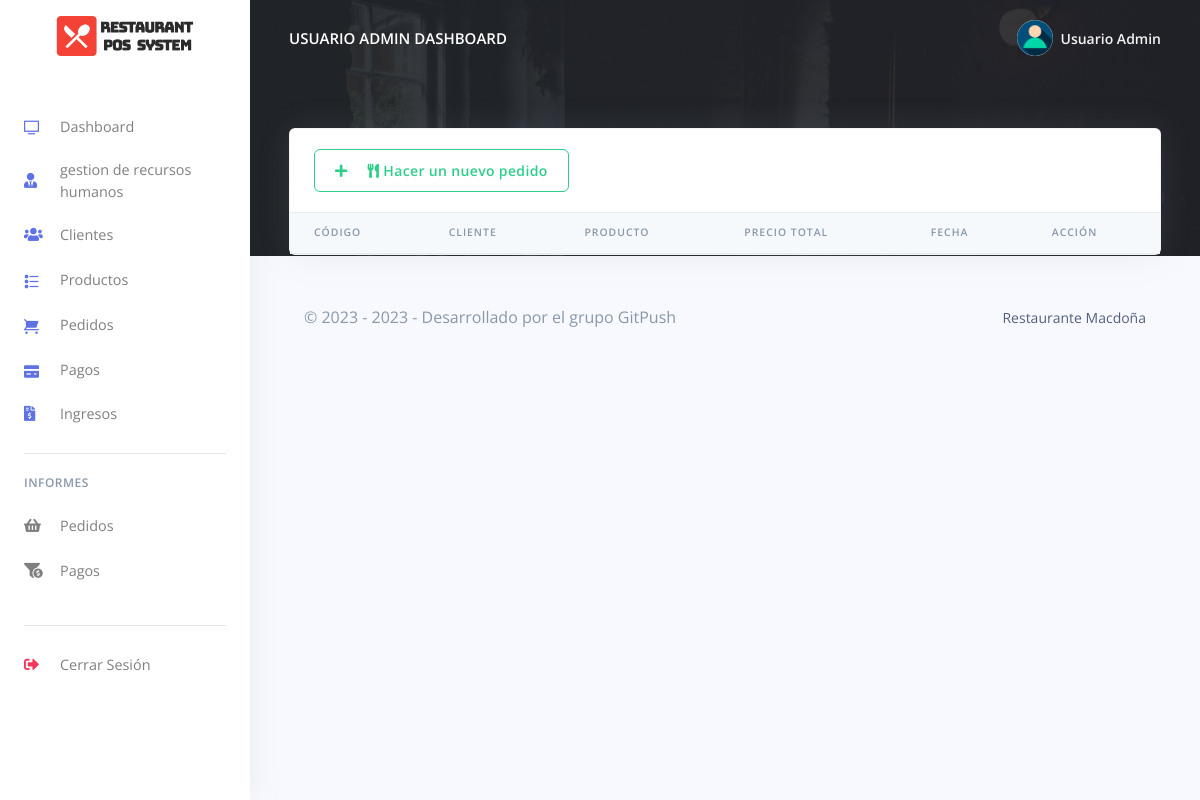
The page /Restro/admin/payments.php (signed in) on the database as committed earlier.
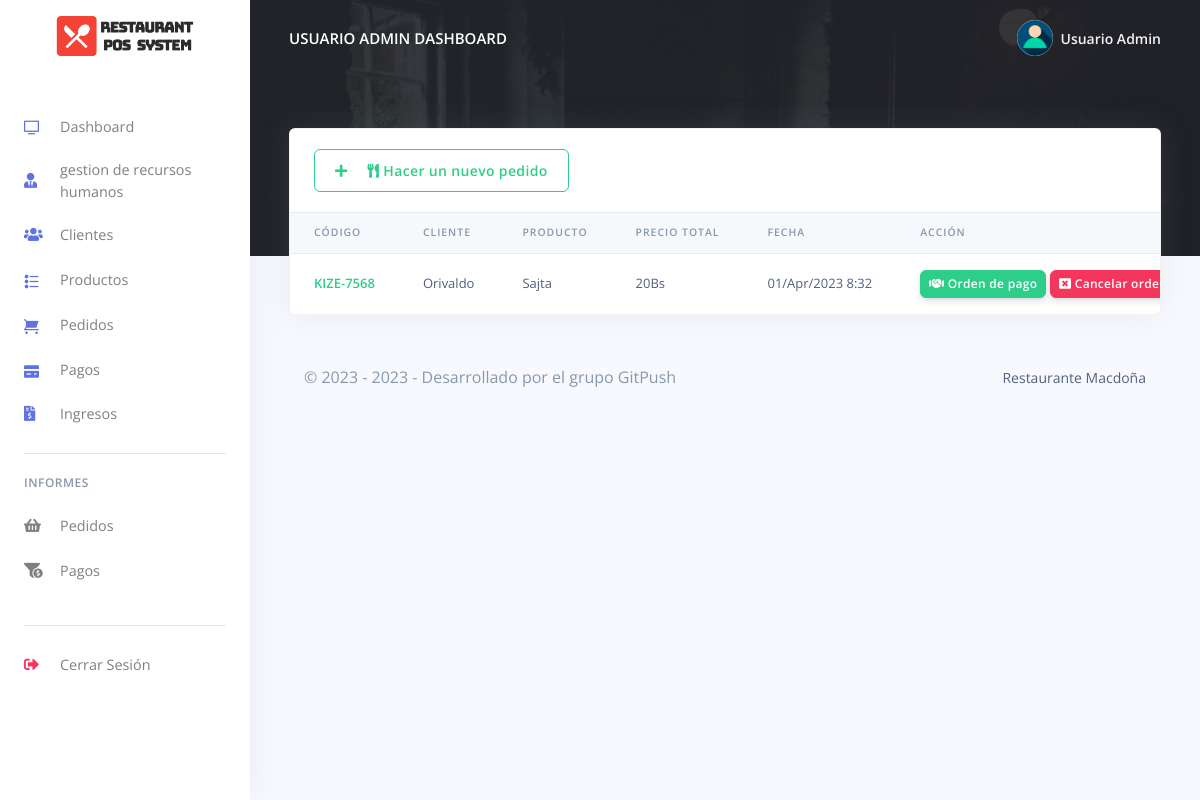
The same page on the database as committed later.
### tables this page shows
CREATE TABLE `rpos_admin` (
  `admin_id` varchar(200) NOT NULL,
  `admin_name` varchar(200) NOT NULL,
  `admin_email` varchar(200) NOT NULL,
  `admin_password` varchar(200) NOT NULL
);

CREATE TABLE `rpos_pedidos` (
  `pedido_id` varchar(200) NOT NULL,
  `pedido_code` varchar(200) NOT NULL,
  `cliente_id` varchar(200) NOT NULL,
  `cliente_nombre` varchar(200) NOT NULL,
  `prod_id` varchar(200) NOT NULL,
  `prod_nombre` varchar(200) NOT NULL,
  `prod_precio` varchar(200) NOT NULL,
  `prod_cant` varchar(200) NOT NULL,
  `pedido_status` varchar(200) NOT NULL,
  `created_at` timestamp(6) NOT NULL DEFAULT current_timestamp(6) ON UPDATE current_timestamp(6)
);

### Restro/admin/payments.php (the view, shortened to what the changed rows need)
<?php
include('config/config.php');
require_once('partials/_head.php');
?>
<body>
    <?php
    require_once('partials/_sidebar.php');
    ?>
    <div class="main-content">
        <?php
        require_once('partials/_topnav.php');
        ?>
        <div class="container-fluid mt--8">
            <div class="row">
                <div class="col">
                    <div class="card shadow">
                        <div class="table-responsive">
                            <table class="table align-items-center table-flush">
                                <thead class="thead-light">
                                    <tr>
                                        <th scope="col">CÓDIGO</th>
                                        <th scope="col">CLIENTE</th>
                                        <th scope="col">PRODUCTO</th>
                                        <th scope="col">PRECIO TOTAL</th>
                                        <th scope="col">FECHA</th>
                                        <th scope="col">ACCIÓN</th>
                                    </tr>
                                </thead>
                                <tbody>
                                    <?php
                                    $ret = "SELECT * FROM  rpos_pedidos WHERE pedido_status =''  ORDER BY `rpos_pedidos`.`created_at` DESC  ";
                                    $stmt = $mysqli->prepare($ret);
                                    $stmt->execute();
                                    $res = $stmt->get_result();
                                    while ($order = $res->fetch_object()) {
                                        $total = ($order->prod_precio * $order->prod_cant);
                                    ?>
                                        <tr>
                                            <th class="text-success" scope="row"><?php echo $order->pedido_code; ?></th>
                                            <td><?php echo $order->cliente_nombre; ?></td>
                                            <td><?php echo $order->prod_nombre; ?></td>
                                            <td><?php echo $total; ?>Bs</td>
                                            <td><?php echo date('d/M/Y g:i', strtotime($order->created_at)); ?></td>
                                            <td>
                                                <a href="pay_order.php?order_code=<?php echo $order->pedido_code;?>&customer_id=<?php echo $order->cliente_id;?>&order_status=PAGADO">
                                                    <button class="btn btn-sm btn-success">
                                                        <i class="fas fa-handshake"></i>
                                                        Orden de pago
                                                    </button>
                                                </a>
                                                <a href="payments.php?cancel=<?php echo $order->pedido_id; ?>">
                                                    <button class="btn btn-sm btn-danger">
                                                        <i class="fas fa-window-close"></i>
                                                        Cancelar orden
                                                    </button>
                                                </a>
                                            </td>
                                        </tr>
                                    <?php } ?>
                                </tbody>
                            </table>
                        </div>
                    </div>
                </div>
            </div>
        </div>
    </div>
</body>
</html>

### Restro/admin/partials/_sidebar.php (shortened to what the changed rows need)
<?php
$admin_id = $_SESSION['admin_id'];
$ret = "SELECT * FROM  rpos_admin  WHERE admin_id = '$admin_id'";
$stmt = $mysqli->prepare($ret);
$stmt->execute();
$res = $stmt->get_result();
while ($admin = $res->fetch_object()) {
?>
  <nav class="navbar navbar-vertical fixed-left navbar-expand-md navbar-light bg-white" id="sidenav-main">
    <div class="container-fluid">
      <a class="navbar-brand pt-0" href="dashboard.php">
        <img src="assets/img/brand/repos.png" class="navbar-brand-img" alt="...">
      </a>
      <div class="collapse navbar-collapse" id="sidenav-collapse-main">
        <ul class="navbar-nav">
          <li class="nav-item">
            <a class="nav-link" href="dashboard.php">
              <i class="ni ni-tv-2 text-primary"></i> Dashboard
            </a>
          </li>
          <li class="nav-item">
            <a class="nav-link" href="hrm.php">
              <i class="fas fa-user-tie text-primary"></i> gestion de recursos humanos
            </a>
          </li>
          <li class="nav-item">
            <a class="nav-link" href="customes.php">
              <i class="fas fa-users text-primary"></i> Clientes
            </a>
          </li>
          <li class="nav-item">
            <a class="nav-link" href="products.php">
              <i class="ni ni-bullet-list-67 text-primary"></i>Productos
            </a>
          </li>
          <li class="nav-item">
            <a class="nav-link" href="orders.php">
              <i class="ni ni-cart text-primary"></i> Pedidos
            </a>
          </li>
          <li class="nav-item">
            <a class="nav-link" href="payments.php">
              <i class="ni ni-credit-card text-primary"></i> Pagos
            </a>
          </li>
          <li class="nav-item">
            <a class="nav-link" href="receipts.php">
              <i class="fas fa-file-invoice-dollar text-primary"></i> Ingresos
            </a>
          </li>
        </ul>
        <hr class="my-3">
        <h6 class="navbar-heading text-muted">Informes</h6>
        <ul class="navbar-nav mb-md-3">
          <li class="nav-item">
            <a class="nav-link" href="orders_reports.php">
              <i class="fas fa-shopping-basket"></i> Pedidos
            </a>
          </li>
          <li class="nav-item">
            <a class="nav-link" href="payments_reports.php">
              <i class="fas fa-funnel-dollar"></i> Pagos
            </a>
          </li>
        </ul>
        <hr class="my-3">
        <ul class="navbar-nav mb-md-3">
          <li class="nav-item">
            <a class="nav-link" href="logout.php">
              <i class="fas fa-sign-out-alt text-danger"></i> Cerrar Sesión
            </a>
          </li>
        </ul>
      </div>
    </div>
  </nav>
<?php } ?>

### Restro/admin/partials/_topnav.php (shortened to what the changed rows need)
<?php
$admin_id = $_SESSION['admin_id'];
$ret = "SELECT * FROM  rpos_admin  WHERE admin_id = '$admin_id'";
$stmt = $mysqli->prepare($ret);
$stmt->execute();
$res = $stmt->get_result();
while ($admin = $res->fetch_object()) {
?>
    <nav class="navbar navbar-top navbar-expand-md navbar-dark" id="navbar-main">
        <div class="container-fluid">
            <a class="h4 mb-0 text-white text-uppercase d-none d-lg-inline-block" href="dashboard.php"><?php echo $admin->admin_name; ?> Dashboard</a>
            <ul class="navbar-nav align-items-center d-none d-md-flex">
                <li class="nav-item dropdown">
                    <a class="nav-link pr-0" href="#" role="button" data-toggle="dropdown" aria-haspopup="true" aria-expanded="false">
                        <div class="media align-items-center">
                            <span class="avatar avatar-sm rounded-circle">
                                <img alt="Image placeholder" src="assets/img/theme/user-a-min.png">
                            </span>
                            <div class="media-body ml-2 d-none d-lg-block">
                                <span class="mb-0 text-sm  font-weight-bold"><?php echo $admin->admin_name; ?></span>
                            </div>
                        </div>
                    </a>
                </li>
            </ul>
        </div>
    </nav>
<?php } ?>

Rows that differ between the two databases and show on the page:
added rpos_pedidos: pedido_code "KIZE-7568", cliente_nombre "Orivaldo", prod_nombre "Sajta", total "20", created_at "01/Apr/2023 8:32"
